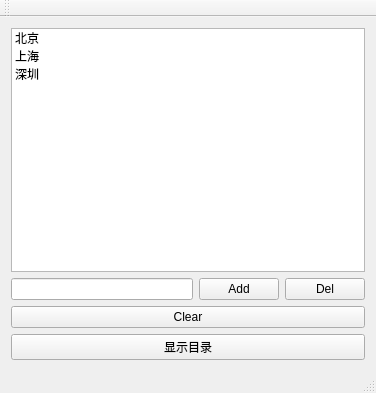
<?xml version="1.0" encoding="UTF-8"?>
<ui version="4.0">
 <class>MainWindow</class>
 <widget class="QMainWindow" name="MainWindow">
  <property name="geometry">
   <rect>
    <x>0</x>
    <y>0</y>
    <width>376</width>
    <height>393</height>
   </rect>
  </property>
  <property name="windowTitle">
   <string>MainWindow</string>
  </property>
  <widget class="QWidget" name="centralWidget">
   <layout class="QGridLayout" name="gridLayout">
    <item row="0" column="0">
     <layout class="QVBoxLayout" name="verticalLayout">
      <item>
       <widget class="QListWidget" name="listWidget">
        <item>
         <property name="text">
          <string>北京</string>
         </property>
         <property name="icon">
          <iconset resource="res.qrc">
           <normaloff>:/new/icon/images/cut.png</normaloff>:/new/icon/images/cut.png</iconset>
         </property>
        </item>
        <item>
         <property name="text">
          <string>上海</string>
         </property>
         <property name="icon">
          <iconset resource="res.qrc">
           <normaloff>:/new/icon/images/copy.png</normaloff>:/new/icon/images/copy.png</iconset>
         </property>
        </item>
        <item>
         <property name="text">
          <string>深圳</string>
         </property>
         <property name="icon">
          <iconset resource="res.qrc">
           <normaloff>:/new/icon/images/paste.png</normaloff>:/new/icon/images/paste.png</iconset>
         </property>
        </item>
       </widget>
      </item>
      <item>
       <layout class="QHBoxLayout" name="horizontalLayout">
        <item>
         <widget class="QLineEdit" name="lineEdit"/>
        </item>
        <item>
         <widget class="QPushButton" name="pushButtonAdd">
          <property name="text">
           <string>Add</string>
          </property>
         </widget>
        </item>
        <item>
         <widget class="QPushButton" name="pushButtonDel">
          <property name="text">
           <string>Del</string>
          </property>
         </widget>
        </item>
       </layout>
      </item>
      <item>
       <widget class="QPushButton" name="pushButtonClear">
        <property name="text">
         <string>Clear</string>
        </property>
       </widget>
      </item>
      <item>
       <widget class="QPushButton" name="pushButtonShowDir">
        <property name="text">
         <string>显示目录</string>
        </property>
       </widget>
      </item>
     </layout>
    </item>
   </layout>
  </widget>
  <widget class="QMenuBar" name="menuBar">
   <property name="geometry">
    <rect>
     <x>0</x>
     <y>0</y>
     <width>376</width>
     <height>23</height>
    </rect>
   </property>
  </widget>
  <widget class="QToolBar" name="mainToolBar">
   <attribute name="toolBarArea">
    <enum>TopToolBarArea</enum>
   </attribute>
   <attribute name="toolBarBreak">
    <bool>false</bool>
   </attribute>
  </widget>
  <widget class="QStatusBar" name="statusBar"/>
 </widget>
 <layoutdefault spacing="6" margin="11"/>
 <resources>
  <include location="res.qrc"/>
 </resources>
 <connections/>
</ui>
